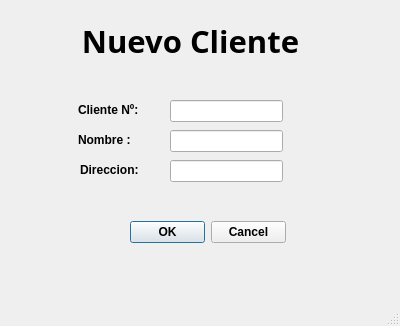
<?xml version="1.0" encoding="UTF-8"?>
<ui version="4.0">
 <class>MainWindow</class>
 <widget class="QMainWindow" name="MainWindow">
  <property name="geometry">
   <rect>
    <x>0</x>
    <y>0</y>
    <width>400</width>
    <height>326</height>
   </rect>
  </property>
  <property name="font">
   <font>
    <italic>false</italic>
    <bold>true</bold>
   </font>
  </property>
  <property name="windowTitle">
   <string>MainWindow</string>
  </property>
  <widget class="QWidget" name="centralwidget">
   <widget class="QLabel" name="lblIdcliente">
    <property name="geometry">
     <rect>
      <x>78</x>
      <y>100</y>
      <width>61</width>
      <height>20</height>
     </rect>
    </property>
    <property name="text">
     <string>Cliente Nº:</string>
    </property>
   </widget>
   <widget class="QLineEdit" name="txtIdCliente">
    <property name="geometry">
     <rect>
      <x>170</x>
      <y>100</y>
      <width>113</width>
      <height>22</height>
     </rect>
    </property>
   </widget>
   <widget class="QLabel" name="label">
    <property name="geometry">
     <rect>
      <x>78</x>
      <y>130</y>
      <width>61</width>
      <height>20</height>
     </rect>
    </property>
    <property name="text">
     <string>Nombre :</string>
    </property>
   </widget>
   <widget class="QLineEdit" name="txtNombre">
    <property name="geometry">
     <rect>
      <x>170</x>
      <y>130</y>
      <width>113</width>
      <height>22</height>
     </rect>
    </property>
   </widget>
   <widget class="QLabel" name="label_2">
    <property name="geometry">
     <rect>
      <x>80</x>
      <y>160</y>
      <width>61</width>
      <height>20</height>
     </rect>
    </property>
    <property name="text">
     <string>Direccion:</string>
    </property>
   </widget>
   <widget class="QLineEdit" name="txtDireccion">
    <property name="geometry">
     <rect>
      <x>170</x>
      <y>160</y>
      <width>113</width>
      <height>22</height>
     </rect>
    </property>
   </widget>
   <widget class="QLabel" name="label_3">
    <property name="geometry">
     <rect>
      <x>40</x>
      <y>20</y>
      <width>301</width>
      <height>41</height>
     </rect>
    </property>
    <property name="font">
     <font>
      <family>Scheherazade</family>
      <pointsize>23</pointsize>
      <italic>false</italic>
      <bold>true</bold>
     </font>
    </property>
    <property name="frameShape">
     <enum>QFrame::Shape::NoFrame</enum>
    </property>
    <property name="text">
     <string>Nuevo Cliente</string>
    </property>
    <property name="alignment">
     <set>Qt::AlignmentFlag::AlignCenter</set>
    </property>
   </widget>
   <widget class="QDialogButtonBox" name="buttonBoxNuevoCliente">
    <property name="geometry">
     <rect>
      <x>130</x>
      <y>220</y>
      <width>156</width>
      <height>24</height>
     </rect>
    </property>
    <property name="standardButtons">
     <set>QDialogButtonBox::StandardButton::Cancel|QDialogButtonBox::StandardButton::Ok</set>
    </property>
   </widget>
  </widget>
  <widget class="QMenuBar" name="menubar">
   <property name="geometry">
    <rect>
     <x>0</x>
     <y>0</y>
     <width>400</width>
     <height>22</height>
    </rect>
   </property>
  </widget>
  <widget class="QStatusBar" name="statusbar"/>
 </widget>
 <resources/>
 <connections/>
</ui>
